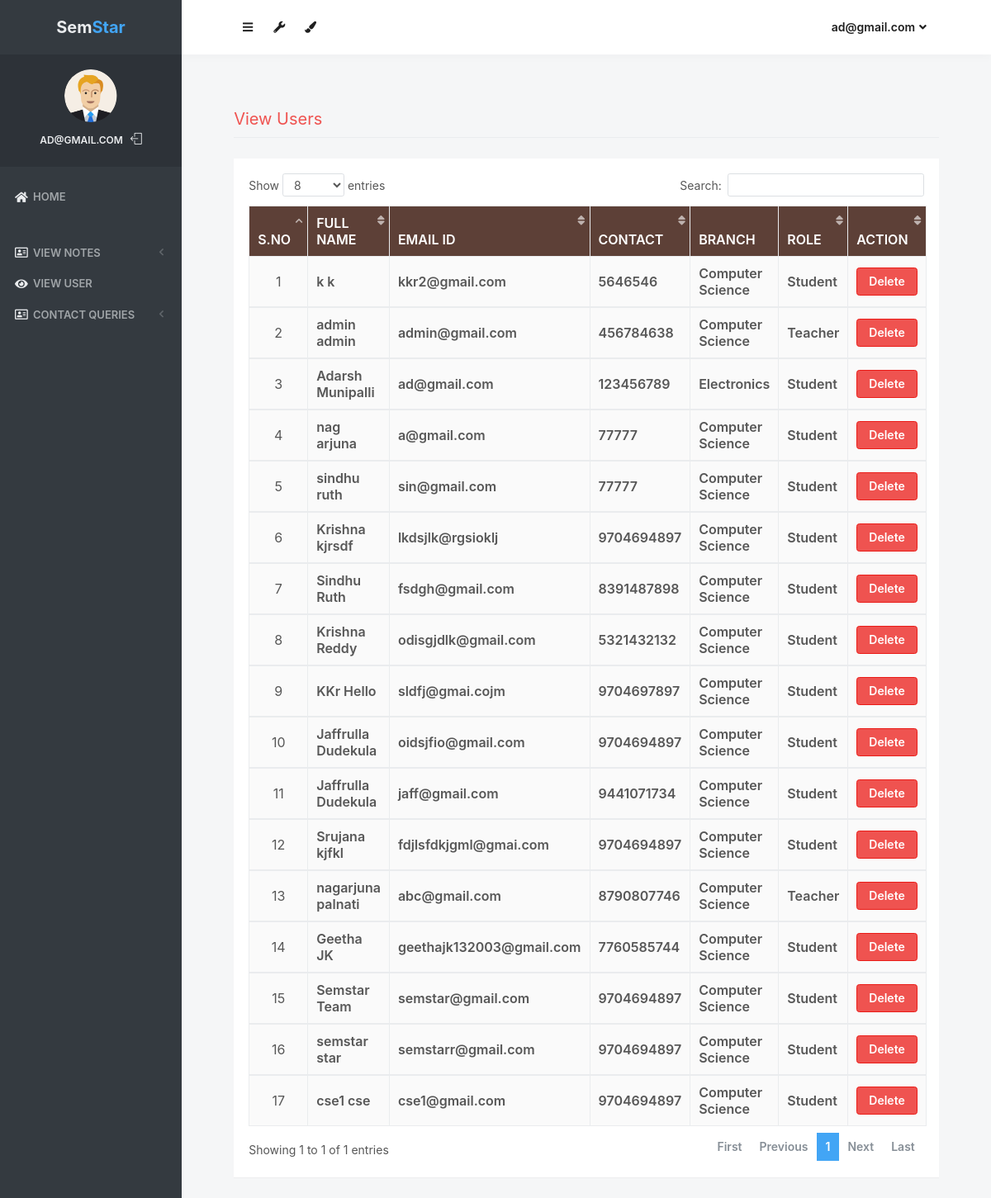
/view_users (signed in), run on the app's committed database.
### notes/models.py (models this page shows, shortened)
class Signup(models.Model):
    user = models.ForeignKey(User,on_delete=models.CASCADE)
    contact = models.CharField(max_length=10)
    branch = models.CharField(max_length=30)
    role = models.CharField(max_length=15)

### notes/views.py (the view)
# urls.py: path('view_users', view_users, name='view_users'),
def view_users(request):
    if not request.user.is_authenticated:
        return redirect('login_admin')
    users = Signup.objects.all()
    d = {'users':users}
    return render(request,'view_users.html',d)

### notes/templates/view_users.html (shortened to what this page needs)
{% load static %}
<html lang="en" class="no-focus">
    <head>
        <link rel="stylesheet" href="{% static 'js/plugins/datatables/dataTables.bootstrap4.min.css' %}">
        <link rel="stylesheet" id="css-main" href="{% static 'css1/codebase.min.css' %}">
    </head>
    <body>
        <div id="page-container" class="sidebar-o sidebar-inverse side-scroll page-header-fixed main-content-narrow">
         {% include "sidebar.html" %}
            {% include "admin_nav.html" %}
            <main id="main-container">
                <div class="content">
                    <h2 class="content-heading text-danger">View Users</h2>
                    <div class="block">
                        <div class="block-content block-content-full">
                            <table class="table table-bordered table-striped table-vcenter js-dataTable-full-pagination" style="width:100%">
                                <thead class="text-white" style="background-color : #5d4037;">
                                    <tr>
                                        <th class="text-center">S.No</th>
                                        <th class="d-none d-sm-table-cell">Full Name</th>
                                        <th class="d-none d-sm-table-cell">Email ID</th>
                                        <th class="d-none d-sm-table-cell">Contact</th>
                                        <th class="d-none d-sm-table-cell">Branch</th>
                                        <th class="d-none d-sm-table-cell">Role</th>
                                        <th class="d-none d-sm-table-cell" style="width: 15%;">Action</th>
                                    </tr>
                                </thead>
                                {% for i in users %}
                                <tbody>
                                    <tr>
                                        <td class="text-center">{{forloop.counter}}</td>
                                        <td class="font-w600">{{i.user.first_name}} {{i.user.last_name}}</td>
					                    <td class="font-w600">{{i.user.username}}</td>
					                    <td class="font-w600">{{i.contact}}</td>
					                    <td class="font-w600">{{i.branch}}</td>
					                    <td class="font-w600">{{i.role}}</td>
					                    <td class="font-w600"><a href="{% url 'delete_users' i.user.id %}" class="btn btn-danger" onclick="return confirm('Are your sure to Delete ?')">Delete</a></td>
					                </tr>
                                        {% endfor %}
                                </tbody>
                            </table>
                        </div>
                    </div>
                </div>
            </main>
        </div>
 <link rel="stylesheet" href="https://use.fontawesome.com/releases/v5.6.3/css/all.css">
    </body>
</html>

### notes/templates/sidebar.html (shortened to what this page needs)
{% load static %}
   <nav id="sidebar">
                <div id="sidebar-scroll">
                    <div class="sidebar-content">
                        <div class="content-header content-header-fullrow px-15">
                            <div class="content-header-section text-center align-parent sidebar-mini-hidden">
                                <div class="content-header-item">
                                    <a class="link-effect font-w700" href="{% url 'admin_home' %}">
                                           <span class="font-size-xl text-dual-primary-dark">Sem</span><span class="font-size-xl text-primary">Star</span>
                                    </a>
                                </div>
                            </div>
                        </div>
                        <div class="content-side content-side-full content-side-user px-10 align-parent">
                            <div class="sidebar-mini-hidden-b text-center">
                                <a class="img-link" href="be_pages_generic_profile.html">
                                    <img class="img-avatar" src="{% static 'img/avatars/user1.png' %}" alt="">
                                </a>
                                <ul class="list-inline mt-10">
                                    <li class="list-inline-item">
                                        <a class="link-effect text-dual-primary-dark font-size-xs font-w600 text-uppercase" href="{% url 'admin_home' %}">{{ request.user.username }}</a>
                                    </li>
                                    <li class="list-inline-item">
                                        <a class="link-effect text-dual-primary-dark" href="{% url 'logout' %}">
                                            <i class="si si-logout"></i>
                                        </a>
                                    </li>
                                </ul>
                            </div>
                        </div>
                        <div class="content-side content-side-full">
                            <ul class="nav-main">
                                <li class="open">
                                    <a href="{% url 'admin_home' %}"><i class="fas fa-home"></i><span class="sidebar-mini-hide">Home</span></a>
                                </li>
                                <li class="nav-main-heading"><span class="sidebar-mini-visible">UI</span></li>
                                <li>
                                    <a class="nav-submenu" data-toggle="nav-submenu"><i class="far fa-address-card"></i>View Notes</a>
                                </li>
                                <li>
                                    <a  href="{% url 'view_users' %}"><i class="fas fa-eye"></i><span class="sidebar-mini-hide">View User</span></a>
                                </li>
                                <li>
                                    <a class="nav-submenu" data-toggle="nav-submenu"><i class="far fa-address-card"></i>Contact Queries</a>
                                </li>
                           </ul>
                        </div>
                    </div>
                </div>
            </nav>

### notes/templates/admin_nav.html (shortened to what this page needs)
{% load static %}
            <header id="page-header">
                <div class="content-header">
                    <div class="content-header-section">
                        <button type="button" class="btn btn-circle btn-dual-secondary" data-toggle="layout" data-action="sidebar_toggle">
                            <i class="fa fa-navicon"></i>
                        </button>
                        <div class="btn-group" role="group">
                            <button type="button" class="btn btn-circle btn-dual-secondary" id="page-header-options-dropdown" data-toggle="dropdown" aria-haspopup="true" aria-expanded="false">
                                <i class="fa fa-wrench"></i>
                            </button>
                        </div>
                        <div class="btn-group" role="group">
                            <button type="button" class="btn btn-circle btn-dual-secondary" id="page-header-themes-dropdown" data-toggle="dropdown" aria-haspopup="true" aria-expanded="false">
                                <i class="fa fa-paint-brush"></i>
                            </button>
                        </div>
                    </div>
                    <div class="content-header-section">
                        <div class="btn-group" role="group">
                            <button type="button" class="btn btn-rounded btn-dual-secondary" id="page-header-user-dropdown" data-toggle="dropdown" aria-haspopup="true" aria-expanded="false">
                                {{ request.user.username}}<i class="fa fa-angle-down ml-5"></i>
                            </button>
                        </div>
                    </div>
                </div>
            </header>

### data on the page
Signup: user.first_name "k", user.last_name "k", user.username "kkr2@gmail.com", contact "5646546", branch "Computer Science", role "Student"
Signup: user.first_name "admin", user.last_name "admin", user.username "admin@gmail.com", contact "456784638", branch "Computer Science", role "Teacher"
Signup: user.first_name "Adarsh", user.last_name "Munipalli", user.username "ad@gmail.com", contact "123456789", branch "Electronics", role "Student"
Signup: user.first_name "nag", user.last_name "arjuna", user.username "a@gmail.com", contact "77777", branch "Computer Science", role "Student"
Signup: user.first_name "sindhu", user.last_name "ruth", user.username "sin@gmail.com", contact "77777", branch "Computer Science", role "Student"
Signup: user.first_name "Krishna", user.last_name "kjrsdf", user.username "lkdsjlk@rgsioklj", contact "9704694897", branch "Computer Science", role "Student"
Signup: user.first_name "Sindhu", user.last_name "Ruth", user.username "fsdgh@gmail.com", contact "8391487898", branch "Computer Science", role "Student"
Signup: user.first_name "Krishna", user.last_name "Reddy", user.username "odisgjdlk@gmail.com", contact "5321432132", branch "Computer Science", role "Student"
Signup: user.first_name "KKr", user.last_name "Hello", user.username "sldfj@gmai.cojm", contact "9704697897", branch "Computer Science", role "Student"
Signup: user.first_name "Jaffrulla", user.last_name "Dudekula", user.username "oidsjfio@gmail.com", contact "9704694897", branch "Computer Science", role "Student"
Signup: user.first_name "Jaffrulla", user.last_name "Dudekula", user.username "jaff@gmail.com", contact "9441071734", branch "Computer Science", role "Student"
Signup: user.first_name "Srujana", user.last_name "kjfkl", user.username "fdjlsfdkjgml@gmai.com", contact "9704694897", branch "Computer Science", role "Student"
Signup: user.first_name "nagarjuna", user.last_name "palnati", user.username "abc@gmail.com", contact "8790807746", branch "Computer Science", role "Teacher"
Signup: user.first_name "Geetha", user.last_name "JK", user.username "geethajk132003@gmail.com", contact "7760585744", branch "Computer Science", role "Student"
Signup: user.first_name "Semstar", user.last_name "Team", user.username "semstar@gmail.com", contact "9704694897", branch "Computer Science", role "Student"
Signup: user.first_name "semstar", user.last_name "star", user.username "semstarr@gmail.com", contact "9704694897", branch "Computer Science", role "Student"
Signup: user.first_name "cse1", user.last_name "cse", user.username "cse1@gmail.com", contact "9704694897", branch "Computer Science", role "Student"

### other printed values
{{ request.user.username }} "AD@GMAIL.COM"
{{ request.user.username }} "ad@gmail.com"
